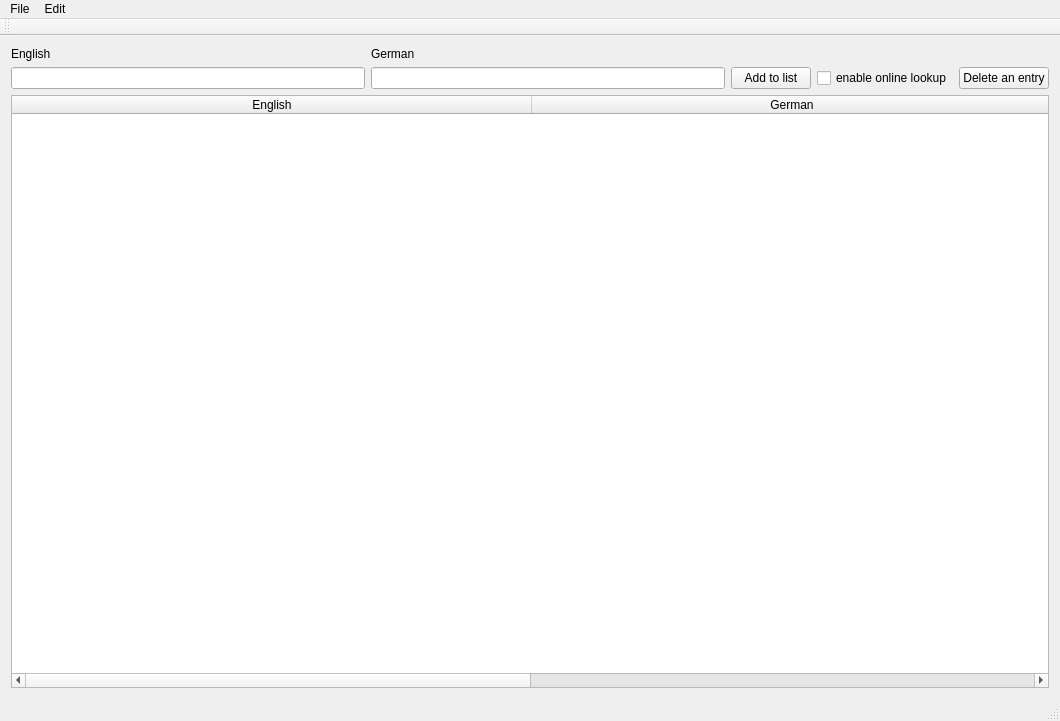
<?xml version="1.0" encoding="UTF-8"?>
<ui version="4.0">
 <class>VocabularyCollectorClass</class>
 <widget class="QMainWindow" name="VocabularyCollectorClass">
  <property name="geometry">
   <rect>
    <x>0</x>
    <y>0</y>
    <width>1060</width>
    <height>721</height>
   </rect>
  </property>
  <property name="windowTitle">
   <string>VocabularyCollector</string>
  </property>
  <widget class="QWidget" name="centralWidget">
   <property name="focusPolicy">
    <enum>Qt::TabFocus</enum>
   </property>
   <layout class="QGridLayout" name="gridLayout">
    <item row="0" column="0">
     <widget class="QLabel" name="labelEnglish">
      <property name="locale">
       <locale language="English" country="UnitedKingdom"/>
      </property>
      <property name="text">
       <string>English</string>
      </property>
     </widget>
    </item>
    <item row="0" column="1">
     <widget class="QLabel" name="labelGerman">
      <property name="text">
       <string>German</string>
      </property>
     </widget>
    </item>
    <item row="1" column="0">
     <widget class="QLineEdit" name="lineEditEnglish">
      <property name="locale">
       <locale language="English" country="UnitedKingdom"/>
      </property>
     </widget>
    </item>
    <item row="1" column="1">
     <widget class="QLineEdit" name="lineEditGerman"/>
    </item>
    <item row="1" column="2">
     <widget class="QPushButton" name="pushButtonAdd">
      <property name="locale">
       <locale language="English" country="UnitedKingdom"/>
      </property>
      <property name="text">
       <string>Add to list</string>
      </property>
     </widget>
    </item>
    <item row="1" column="3">
     <widget class="QCheckBox" name="checkBoxOnlineLookup">
      <property name="toolTip">
       <string>if enabled the application will fetch missing German translation from an online database</string>
      </property>
      <property name="text">
       <string>enable online lookup</string>
      </property>
     </widget>
    </item>
    <item row="1" column="4">
     <widget class="QPushButton" name="pushButtonDeleteEntry">
      <property name="text">
       <string>Delete an entry</string>
      </property>
     </widget>
    </item>
    <item row="2" column="0" colspan="5">
     <widget class="QTableWidget" name="tableWidget">
      <property name="rowCount">
       <number>0</number>
      </property>
      <property name="columnCount">
       <number>2</number>
      </property>
      <attribute name="horizontalHeaderDefaultSectionSize">
       <number>520</number>
      </attribute>
      <column>
       <property name="text">
        <string>English</string>
       </property>
      </column>
      <column>
       <property name="text">
        <string>German</string>
       </property>
      </column>
     </widget>
    </item>
   </layout>
  </widget>
  <widget class="QMenuBar" name="menuBar">
   <property name="geometry">
    <rect>
     <x>0</x>
     <y>0</y>
     <width>1060</width>
     <height>21</height>
    </rect>
   </property>
   <widget class="QMenu" name="menuFile">
    <property name="title">
     <string>File</string>
    </property>
    <addaction name="actionSave_As"/>
    <addaction name="actionPrint_Now"/>
   </widget>
   <widget class="QMenu" name="menuEdit">
    <property name="title">
     <string>Edit</string>
    </property>
    <addaction name="actionImport_from_file"/>
   </widget>
   <addaction name="menuFile"/>
   <addaction name="menuEdit"/>
  </widget>
  <widget class="QToolBar" name="mainToolBar">
   <attribute name="toolBarArea">
    <enum>TopToolBarArea</enum>
   </attribute>
   <attribute name="toolBarBreak">
    <bool>false</bool>
   </attribute>
  </widget>
  <widget class="QStatusBar" name="statusBar"/>
  <action name="actionSave_As">
   <property name="text">
    <string>Save As...</string>
   </property>
  </action>
  <action name="actionPrint_Now">
   <property name="text">
    <string>Print Now</string>
   </property>
  </action>
  <action name="actionImport_from_file">
   <property name="text">
    <string>Import from file</string>
   </property>
  </action>
 </widget>
 <layoutdefault spacing="6" margin="11"/>
 <resources>
  <include location="vocabularycollector.qrc"/>
 </resources>
 <connections/>
</ui>
